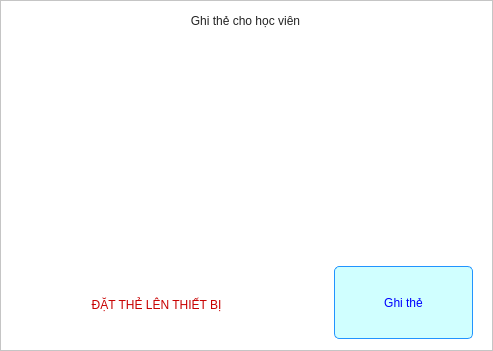
<?xml version="1.0" encoding="UTF-8"?>
<ui version="4.0">
 <class>Frame</class>
 <widget class="QFrame" name="Frame">
  <property name="geometry">
   <rect>
    <x>0</x>
    <y>0</y>
    <width>493</width>
    <height>351</height>
   </rect>
  </property>
  <property name="windowTitle">
   <string>Frame</string>
  </property>
  <property name="styleSheet">
   <string notr="true">background-color: rgb(255, 255, 255);
</string>
  </property>
  <property name="frameShape">
   <enum>QFrame::StyledPanel</enum>
  </property>
  <property name="frameShadow">
   <enum>QFrame::Raised</enum>
  </property>
  <widget class="QLabel" name="label_themKhuonMatThiSinh">
   <property name="geometry">
    <rect>
     <x>84</x>
     <y>4</y>
     <width>323</width>
     <height>33</height>
    </rect>
   </property>
   <property name="styleSheet">
    <string notr="true">color: rgb(35, 35, 35);
font: 75 bold 16pt &quot;Ubuntu&quot;;</string>
   </property>
   <property name="text">
    <string>Ghi thẻ cho học viên</string>
   </property>
   <property name="alignment">
    <set>Qt::AlignCenter</set>
   </property>
  </widget>
  <widget class="QLabel" name="label">
   <property name="geometry">
    <rect>
     <x>68</x>
     <y>50</y>
     <width>359</width>
     <height>199</height>
    </rect>
   </property>
   <property name="text">
    <string/>
   </property>
   <property name="pixmap">
    <pixmap>../../../icon/putRFcardIcon.png</pixmap>
   </property>
  </widget>
  <widget class="QPushButton" name="pushButton">
   <property name="geometry">
    <rect>
     <x>334</x>
     <y>266</y>
     <width>139</width>
     <height>73</height>
    </rect>
   </property>
   <property name="styleSheet">
    <string notr="true">background-color: rgba(85, 255, 255, 70);
font: 75 bold 20pt &quot;Ubuntu&quot;;
border-radius:5px;
border-color:rgb(33, 148, 255);
color: rgb(0, 0, 255);
border-width:1px;
border-style:solid;</string>
   </property>
   <property name="text">
    <string>Ghi thẻ</string>
   </property>
  </widget>
  <widget class="QLabel" name="label_showNotify">
   <property name="geometry">
    <rect>
     <x>6</x>
     <y>280</y>
     <width>301</width>
     <height>49</height>
    </rect>
   </property>
   <property name="styleSheet">
    <string notr="true">color: rgb(200, 0, 0);
font: 75 bold 16pt &quot;Ubuntu&quot;;</string>
   </property>
   <property name="text">
    <string>ĐẶT THẺ LÊN THIẾT BỊ</string>
   </property>
   <property name="alignment">
    <set>Qt::AlignCenter</set>
   </property>
  </widget>
 </widget>
 <resources/>
 <connections/>
</ui>
